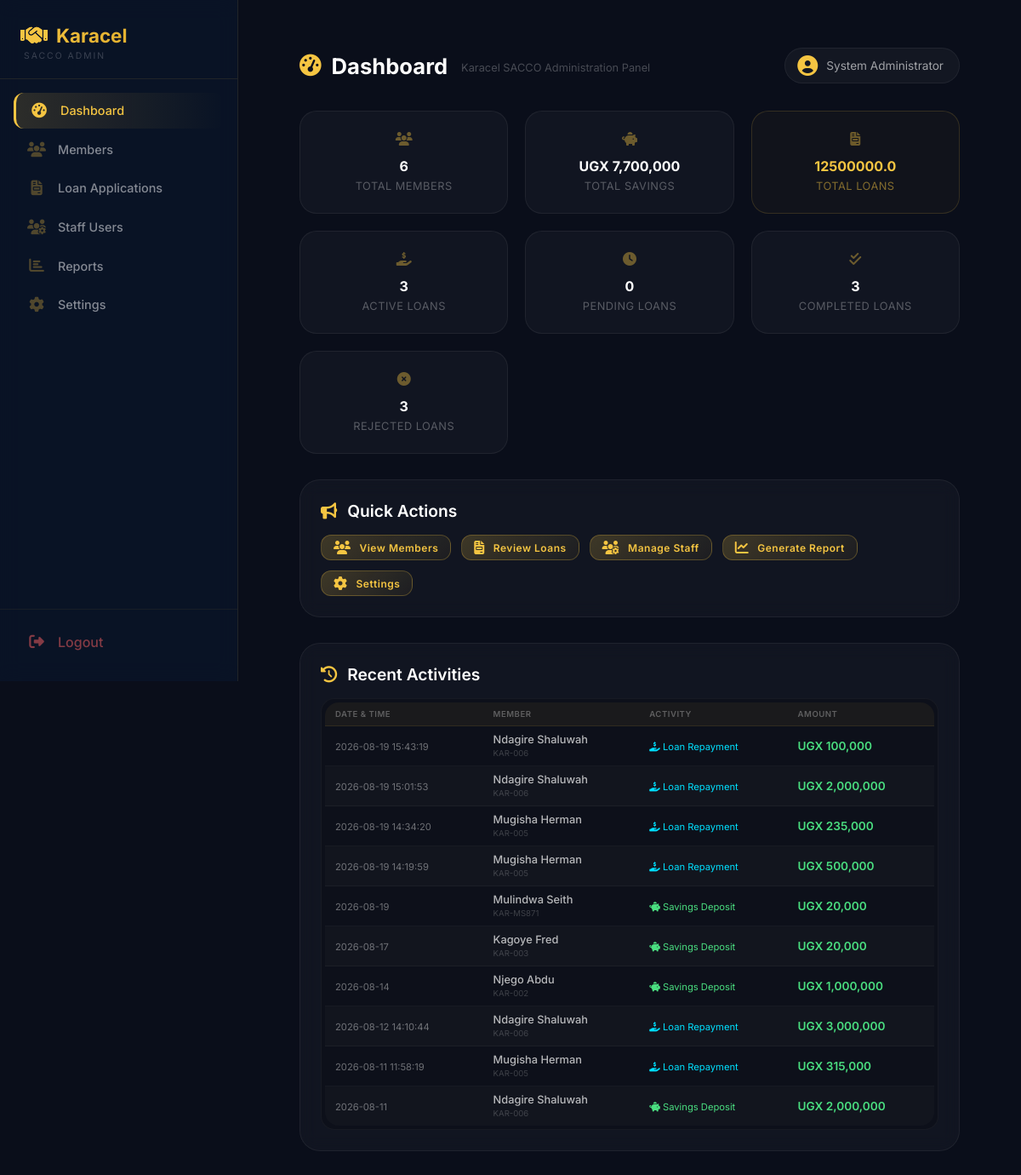
The page /admin/dashboard (signed in) on the database its author committed.
### tables this page shows
CREATE TABLE users (
        id INTEGER PRIMARY KEY AUTOINCREMENT,
        full_name TEXT NOT NULL,
        gender TEXT,
        dob TEXT,
        sacco_number TEXT UNIQUE NOT NULL,
        email TEXT,
        phone TEXT,
        address TEXT,
        password TEXT NOT NULL,
        role TEXT DEFAULT 'member',
        status TEXT DEFAULT 'active',
        savings_balance REAL DEFAULT 0,
        next_of_kin_name TEXT,
        relationship TEXT,
        next_of_kin_phone TEXT,
        registration_date TIMESTAMP DEFAULT CURRENT_TIMESTAMP
    , kai_shares INTEGER DEFAULT 0, ks_shares INTEGER DEFAULT 0, kac_paid INTEGER DEFAULT 0, kac_paid_date TEXT, registration_fee_paid INTEGER DEFAULT 0, registration_fee_paid_date TEXT);

CREATE TABLE savings_deposits (
            id INTEGER PRIMARY KEY AUTOINCREMENT,
            user_id INTEGER NOT NULL,
            amount REAL NOT NULL,
            deposit_date TEXT NOT NULL,
            payment_method TEXT,
            receipt_number TEXT,
            notes TEXT,
            created_at TIMESTAMP DEFAULT CURRENT_TIMESTAMP, reference TEXT, savings_type TEXT DEFAULT "KAI", shares INTEGER DEFAULT 0,
            FOREIGN KEY (user_id) REFERENCES users(id)
        );

### app.py (the view, shortened to what this page needs)
@app.route("/admin/dashboard")
def admin_dashboard():
    if session.get("role") != "admin":
        return redirect("/login")
    conn = get_db()
    total_members = conn.execute("""
        SELECT COUNT(*) FROM users WHERE LOWER(role) = 'member'
    """).fetchone()[0]
    total_savings = conn.execute("""
        SELECT COALESCE(SUM(savings_balance), 0)
        FROM users
        WHERE LOWER(role) = 'member'
    """).fetchone()[0]
    monthly_savings = conn.execute("""
        SELECT COALESCE(SUM(amount), 0)
        FROM savings_deposits
        WHERE deposit_date >= date('now', 'start of month')
    """).fetchone()[0]
    total_deposits = conn.execute("""
        SELECT COUNT(*) FROM savings_deposits
    """).fetchone()[0]
    recent_deposits = conn.execute("""
        SELECT sd.*, u.full_name, u.sacco_number
        FROM savings_deposits sd
        JOIN users u ON sd.user_id = u.id
        ORDER BY sd.deposit_date DESC
        LIMIT 5
    """).fetchall()
    members = conn.execute("""
        SELECT
            u.*,
            COALESCE((SELECT COUNT(*) FROM loans WHERE user_id = u.id AND status IN ('approved', 'disbursed', 'active')), 0) as active_loans_count
        FROM users u
        WHERE LOWER(u.role) = 'member'
        ORDER BY u.id DESC
    """).fetchall()
    total_loans = conn.execute("""
        SELECT COALESCE(SUM(amount), 0)
        FROM loans
        WHERE status IN ('approved', 'disbursed', 'active')
    """).fetchone()[0]
    active_loans = conn.execute("""
        SELECT COUNT(*)
        FROM loans
        WHERE status IN ('approved', 'disbursed', 'active')
    """).fetchone()[0]
    pending_loans = conn.execute("""
        SELECT COUNT(*)
        FROM loans
        WHERE status = 'pending'
    """).fetchone()[0]
    approved_loans = conn.execute("""
        SELECT COUNT(*)
        FROM loans
        WHERE status = 'approved'
    """).fetchone()[0]
    rejected_loans = conn.execute("""
        SELECT COUNT(*)
        FROM loans
        WHERE status = 'rejected'
    """).fetchone()[0]
    disbursed_loans = conn.execute("""
        SELECT COUNT(*)
        FROM loans
        WHERE status = 'disbursed'
    """).fetchone()[0]
    completed_loans = conn.execute("""
        SELECT COUNT(*)
        FROM loans
        WHERE status = 'completed'
    """).fetchone()[0]
    loan_applications = conn.execute("""
        SELECT
            l.*,
            u.full_name,
            u.savings_balance,
            COALESCE((SELECT COUNT(*) FROM loan_guarantors WHERE loan_id = l.id AND status = 'active'), 0) as total_guarantors,
            COALESCE((SELECT COUNT(*) FROM loan_guarantors WHERE loan_id = l.id AND status = 'pending'), 0) as pending_guarantors
        FROM loans l
        JOIN users u ON l.user_id = u.id
        ORDER BY
            CASE
                WHEN l.status = 'pending' THEN 1
                WHEN l.status = 'approved' THEN 2
                WHEN l.status = 'disbursed' THEN 3
                WHEN l.status = 'active' THEN 4
                WHEN l.status = 'completed' THEN 5
                WHEN l.status = 'rejected' THEN 6
            END,
            l.application_date DESC
        LIMIT 50
    """).fetchall()
    recent_activities = conn.execute("""
        SELECT 'deposit' as type, sd.amount, sd.deposit_date as date, u.full_name, u.sacco_number
        FROM savings_deposits sd
        JOIN users u ON sd.user_id = u.id
        UNION ALL
        SELECT 'repayment' as type, r.amount, r.payment_date as date, u.full_name, u.sacco_number
        FROM repayments r
        JOIN users u ON r.user_id = u.id
        WHERE r.status = 'completed'
        ORDER BY date DESC
        LIMIT 10
    """).fetchall()
    staff_users = conn.execute("""
        SELECT
            u.*,
            COUNT(DISTINCT l.id) as loans_processed,
            COUNT(DISTINCT sd.id) as deposits_processed
        FROM users u
        LEFT JOIN loans l ON l.user_id = u.id
        LEFT JOIN savings_deposits sd ON sd.user_id = u.id
        WHERE LOWER(u.role) IN ('admin', 'chairperson', 'treasurer', 'secretary', 'publicity')
        GROUP BY u.id
        ORDER BY
            CASE
                WHEN LOWER(u.role) = 'admin' THEN 1
                WHEN LOWER(u.role) = 'chairperson' THEN 2
                WHEN LOWER(u.role) = 'treasurer' THEN 3
                WHEN LOWER(u.role) = 'secretary' THEN 4
                WHEN LOWER(u.role) = 'publicity' THEN 5
            END,
            u.full_name
    """).fetchall()
    staff_counts = {
        'treasurer': conn.execute("SELECT COUNT(*) FROM users WHERE LOWER(role) = 'treasurer'").fetchone()[0],
        'secretary': conn.execute("SELECT COUNT(*) FROM users WHERE LOWER(role) = 'secretary'").fetchone()[0],
        'publicity': conn.execute("SELECT COUNT(*) FROM users WHERE LOWER(role) = 'publicity'").fetchone()[0],
        'admin': conn.execute("SELECT COUNT(*) FROM users WHERE LOWER(role) IN ('admin', 'chairperson')").fetchone()[0]
    }
    today = datetime.now().strftime('%Y-%m-%d')
    settings = {}
    try:
        conn.row_factory = sqlite3.Row
        settings_row = conn.execute("SELECT * FROM system_settings LIMIT 1").fetchone()
        if settings_row:
            settings = dict(settings_row)
    except Exception as e:
        print(f"Error loading settings: {e}")
        settings = {
            'sacco_name': 'Karacel Association',
            'registration_number': 'SACCO/REG/2024/001',
            'savings_interest_rate': 6.5,
            'loan_interest_rate': 12,
            'penalty_rate': 5,
            'max_loan_amount': '10,000,000',
            'min_loan_amount': '10,000',
            'max_tenure': 24,
            'kai_share_price': 100000,
            'ks_share_price': 10000,
            'kac_annual_fee': 100000,
            'registration_fee': 20000
        }
    conn.close()
    return render_template(
        "admin/admin-dashboard.html",
        members=members,
        total_members=total_members,
        total_savings=total_savings,
        monthly_savings=monthly_savings,
        total_deposits=total_deposits,
        recent_deposits=recent_deposits,
        total_loans=total_loans,
        active_loans=active_loans,
        pending_loans=pending_loans,
        approved_loans=approved_loans,
        rejected_loans=rejected_loans,
        disbursed_loans=disbursed_loans,
        completed_loans=completed_loans,
        loan_applications=loan_applications,
        recent_activities=recent_activities,
        staff_users=staff_users,
        staff_counts=staff_counts,
        today=today,
        now=datetime.now(),
        settings=settings
    )

### app.py (called while the page is built)
def get_db():
    conn = sqlite3.connect("sacco.db")
    conn.row_factory = sqlite3.Row
    return conn

@app.context_processor
def inject_globals():
    from datetime import datetime
    completed_loans = 0
    try:
        if 'user_id' in session:
            role = session.get('role', '')
            if role in ['treasurer', 'admin', 'chairperson']:
                db = get_db()
                completed_loans = db.execute("SELECT COUNT(*) FROM loans WHERE status = 'completed'").fetchone()[0]
                db.close()
    except Exception as e:
        print(f"Error getting completed_loans: {e}")
    return {
        'now': datetime.now(),
        'completed_loans': completed_loans
    }

### templates/admin/admin-dashboard.html (shortened to what this page needs)
{% extends "admin/admin-base.html" %}
{% block content %}
<main class="admin-main-content">
    <div class="app-bar">
        <div class="app-bar-left">
            <h2 id="appBarTitle"> Dashboard</h2>
            <span id="appBarSubtitle">Karacel SACCO Administration Panel</span>
        </div>
        <div class="app-bar-right">
            <div class="admin-profile">
                <i class="fas fa-user-circle"></i>
                <span>{{ session.full_name }}</span>
            </div>
        </div>
    </div>
    <div id="dashboard-panel" class="content-panel active">
        <div class="admin-stats">
            <div class="stat-box">
                <i class="fas fa-users"></i>
                <h3>{{ total_members }}</h3>
                <p>Total Members</p>
            </div>
            <div class="stat-box">
                <i class="fas fa-piggy-bank"></i>
                <h3>UGX {{ "{:,.0f}".format(total_savings) }}</h3>
                <p>Total Savings</p>
            </div>
            <div class="stat-box" style="border-color: rgba(245,197,66,0.15); background: rgba(245,197,66,0.03);">
                <i class="fas fa-file-invoice" style="color: #f5c542;"></i>
                <h3 style="color: #f5c542;">{{ total_loans }}</h3>
                <p style="color: rgba(245,197,66,0.5);">Total Loans</p>
            </div>
            <div class="stat-box">
                <i class="fas fa-hand-holding-usd"></i>
                <h3>{{ active_loans }}</h3>
                <p>Active Loans</p>
            </div>
            <div class="stat-box">
                <i class="fas fa-clock"></i>
                <h3>{{ pending_loans }}</h3>
                <p>Pending Loans</p>
            </div>
            <div class="stat-box">
                <i class="fas fa-check-double"></i>
                <h3>{{ completed_loans }}</h3>
                <p>Completed Loans</p>
            </div>
            <div class="stat-box">
                <i class="fas fa-times-circle"></i>
                <h3>{{ rejected_loans }}</h3>
                <p>Rejected Loans</p>
            </div>
        </div>
        <div class="action-card">
            <div class="action-title">
                <i class="fas fa-bullhorn"></i> Quick Actions
            </div>
            <div style="display: flex; gap: 12px; flex-wrap: wrap;">
                <a href="#" onclick="showPanel('members')" class="btn-primary"><i class="fas fa-users"></i> View Members</a>
                <a href="#" onclick="showPanel('loan_applications')" class="btn-primary"><i class="fas fa-file-invoice"></i> Review Loans</a>
                <a href="#" onclick="showPanel('users')" class="btn-primary"><i class="fas fa-users-cog"></i> Manage Staff</a>
                <a href="#" onclick="showPanel('reports')" class="btn-primary"><i class="fas fa-chart-line"></i> Generate Report</a>
                <a href="#" onclick="showPanel('settings')" class="btn-primary"><i class="fas fa-cog"></i> Settings</a>
            </div>
        </div>
        <div class="action-card" style="margin-top: 16px;">
            <div class="action-title">
                <i class="fas fa-history"></i> Recent Activities
            </div>
            <div class="table-wrapper">
                <table class="styled-table">
                    <thead>
                        <tr>
                            <th>Date & Time</th>
                            <th>Member</th>
                            <th>Activity</th>
                            <th>Amount</th>
                        </tr>
                    </thead>
                    <tbody>
                        {% if recent_activities %}
                            {% for activity in recent_activities %}
                            <tr>
                                <td>
                                    <span style="font-size:0.7rem; color:rgba(255,255,255,0.4);">
                                        {% if activity.created_at %}
                                            {{ activity.created_at|replace(' ', '<br>')|safe }}
                                        {% elif activity.deposit_date %}
                                            {{ activity.deposit_date }}
                                        {% elif activity.date %}
                                            {{ activity.date }}
                                        {% else %}
                                            {{ activity.payment_date or 'N/A' }}
                                        {% endif %}
                                    </span>
                                </td>
                                <td>
                                    <span style="font-weight:500;">{{ activity.full_name }}</span>
                                    <br>
                                    <span style="font-size:0.6rem; color:rgba(255,255,255,0.2);">{{ activity.sacco_number or '' }}</span>
                                </td>
                                <td>
                                    {% if activity.type == 'deposit' %}
                                        <span style="color: #4ade80; font-size:0.7rem;">
                                            <i class="fas fa-piggy-bank"></i> Savings Deposit
                                        </span>
                                    {% elif activity.type == 'repayment' %}
                                        <span style="color: #00e0ff; font-size:0.7rem;">
                                            <i class="fas fa-hand-holding-usd"></i> Loan Repayment
                                        </span>
                                    {% elif activity.type == 'loan' %}
                                        <span style="color: #f5c542; font-size:0.7rem;">
                                            <i class="fas fa-file-invoice"></i> Loan Application
                                        </span>
                                    {% else %}
                                        <span style="font-size:0.7rem;">{{ activity.type|title }}</span>
                                    {% endif %}
                                </td>
                                <td style="color: #4ade80; font-weight:600; font-size:0.85rem;">
                                    UGX {{ "{:,.0f}".format(activity.amount) }}
                                </td>
                            </tr>
                            {% endfor %}
                        {% endif %}
                    </tbody>
                </table>
            </div>
        </div>
    </div>
</main>
{% endblock %}

### static/style.css (style rules this page uses)
.app-bar-left { display: flex; align-items: center; gap: 16px; }
.app-bar-right { display: flex; align-items: center; gap: 14px; flex-wrap: wrap; }

### templates/admin/admin-dashboard.html (style rules this page uses)
.styled-table th { padding: 8px 12px; font-size: 0.6rem; text-transform: uppercase; letter-spacing: 0.5px; color: rgba(255,255,255,0.3); }
.styled-table td { padding: 8px 12px; font-size: 0.8rem; vertical-align: middle; }

### rows shown on the page
users: date "2026-08-19 15:43:19", full_name "Ndagire Shaluwah", sacco_number "KAR-006", shows "Loan Repayment", amount "100,000", date "2026-08-19 15:01:53", amount "2,000,000", date "2026-08-12 14:10:44", amount "3,000,000"
users: date "2026-08-19 14:34:20", full_name "Mugisha Herman", sacco_number "KAR-005", shows "Loan Repayment", amount "235,000", date "2026-08-19 14:19:59", amount "500,000", date "2026-08-11 11:58:19", amount "315,000"
savings_deposits: date "2026-08-19", full_name "Mulindwa Seith", sacco_number "KAR-MS871", shows "Savings Deposit", amount "20,000"
savings_deposits: date "2026-08-17", full_name "Kagoye Fred", sacco_number "KAR-003", shows "Savings Deposit", amount "20,000"
savings_deposits: date "2026-08-14", full_name "Njego Abdu", sacco_number "KAR-002", shows "Savings Deposit", amount "1,000,000"
savings_deposits: date "2026-08-11", full_name "Ndagire Shaluwah", sacco_number "KAR-006", shows "Savings Deposit", amount "2,000,000"

### other values the page prints
{{ session.full_name }} "System Administrator"
{{ total_members }} "6"
{{ "{:,.0f}".format(total_savings) }} "7,700,000"
{{ total_loans }} "12500000.0"
{{ active_loans }} "3"
{{ pending_loans }} "0"
{{ completed_loans }} "3"
{{ rejected_loans }} "3"
